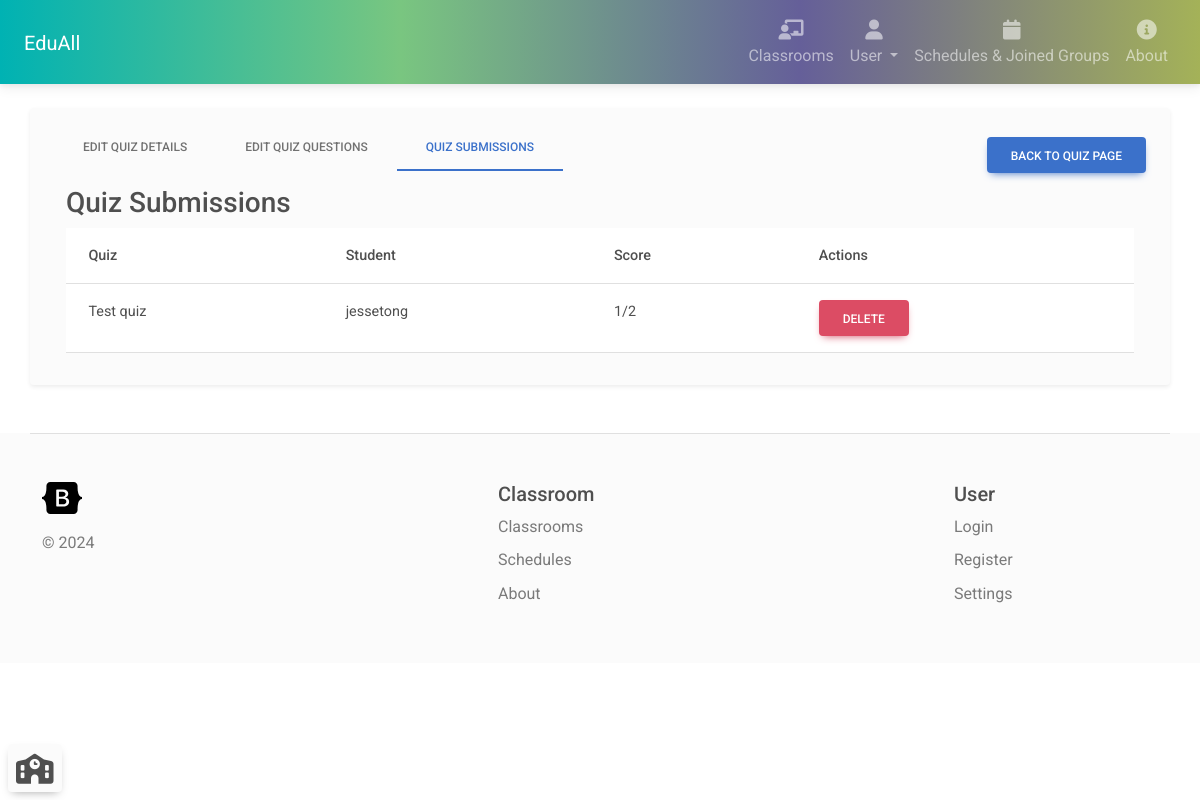
Page /classroom/quiz/2/answers (signed in) on the committed database.
### classroom_manager/models.py (models this page shows, shortened)
class QuizSubmission(models.Model):
    student = models.ForeignKey(User, on_delete=models.CASCADE)
    quiz = models.ForeignKey(Quiz, on_delete=models.CASCADE)
    submissionDate = models.DateTimeField(auto_now_add=True)
    correctCount = models.IntegerField(default=0)

class Quiz(models.Model):
    title = models.CharField(max_length=200)
    description = models.CharField(max_length=3000)
    classroom = models.ForeignKey(Classroom, on_delete=models.CASCADE)
    timeLimit = models.IntegerField(null=True)
    deadline = models.DateTimeField(null=True)

### classroom_manager/views.py (the view)
# urls.py: path('classroom/quiz/<int:quizId>/answers', views.studentQuizSubmissions, name="student_quiz_submissions"),
@login_required(login_url='login')
def studentQuizSubmissions(request: HttpRequest, quizId: int):
    if request.method == 'GET':
        quiz = Quiz.objects.filter(id=quizId).first()
        if quiz == None:
            return render(request, '404page.html')
        if not isTeacher(request.user.id, quiz.classroom.id):
            return render(request, '403page.html')
        quizQuestionCount = QuizQuestion.objects.filter(quiz=quiz).count()
        submissions = QuizSubmission.objects.filter(quiz=quiz).all()
        context = {'quiz': quiz, 'submissions': submissions, 'questionCount': quizQuestionCount}
        return render(request, 'quiz_submissions.html', context)
    else:
        return render(request, '404page.html')

### classroom_manager/context_processor.py (called while the page is built)
def configuration_processor(request):
    siteName = Configuration.objects.filter(key='siteName').first()
    siteDescription = Configuration.objects.filter(key='siteDescription').first()
    if siteName is None:
        siteName = 'EduAll'
    else:
        siteName = siteName.value
    if siteDescription is None:
        siteDescription = 'EduAll is a platform for managing classrooms and learning groups.'
    else:
        siteDescription = siteDescription.value
    return {'siteName': siteName, 'siteDescription': siteDescription}

### classroom_manager/views.py (called while the page is built)
def isTeacher(userId, classroomId):
    user = User.objects.filter(id=userId).first()
    classroom = Classroom.objects.filter(id=classroomId, teachers__id__contains=userId).first()
    if user == None or classroom == None:
        return False
    return True

### classroom_manager/templates/quiz_submissions.html (shortened to what this page needs)
{% extends 'navbar.html' %}
{% block content %}
<div class="d-flex justify-content-between align-items-center">
    <ul class="nav nav-tabs mb-3" id="ex1" role="tablist">
        <li class="nav-item" role="presentation">
        <a
            data-mdb-tab-init
            class="nav-link"
            id="edit-quiz-details-tab-control"
            href="{% url 'quiz_edit' quiz.id %}"
            role="tab"
            aria-controls="edit-quiz-details-tab"
            aria-selected="true" on-click="quizDetailsTabClicked"
            >Edit quiz details</a>
        </li>
        <li class="nav-item" role="presentation">
        <a data-mdb-tab-init class="nav-link"
            id="question-edit-tab-control"
            href="{% url 'quiz_question_edit' quiz.id %}"
            role="tab"
            aria-controls="question-edit-tab" on-click="questionEditTabClicked"
            aria-selected="false" >Edit quiz questions</a>
        </li>
        <li class="nav-item" role="presentation">
            <a data-mdb-tab-init class="nav-link active bg-light"
            id="quiz-submission-tab-control"
            href="#quiz-submission-tab"
            role="tab"
            aria-controls="quiz-submission-tab" on-click="questionEditTabClicked"
            aria-selected="false" >Quiz submissions</a>
        </li>
    </ul>
    <a href="{% url 'quiz_page' quiz.classroom.id %}" class="btn btn-primary">Back to quiz page</a>
</div>
<div class="tab-content" id="ex1-content">
    <div class="tab-pane fade show active" id="quiz-submission-tab" role="tabpanel" aria-labelledby="quiz-submission-tab-control" >
        <div class="container">
            <h3>Quiz Submissions</h3>
            <table class="table">
                <thead>
                    <tr>
                        <th>Quiz</th>
                        <th>Student</th>
                        <th>Score</th>
                        <th>Actions</th>
                    </tr>
                </thead>
                <tbody>
                    {% for submission in submissions %}
                        <tr>
                            <td>{{ submission.quiz.title }}</td>
                            <td>{{ submission.student.username }}</td>
                            <td>{{ submission.correctCount }}/{{ questionCount }}</td>
                            <td>
                                <form action="{% url 'delete_quiz_answer' submission.id %}" method="POST">
                                    <button type="submit" class="btn btn-danger">Delete</button>
                                </form>
                            </td>
                        </tr>
                    {% endfor %}
                </tbody>
            </table>
        </div>
    </div>
</div>
{% endblock %}

### classroom_manager/static/css/variables.css (style rules this page uses)
:root { --primary: #155bd5; --primary-dark: #1c3ab6; --primary-light: #e2f1ff; --accent: #00d4d7; --accent-dark: #00bac1; --accent-light: #dff9f8; --success: #13d527; --success-dark: #00ae11; --success-light: #eafbe7; --secondary: #8f15d5; --secondary-dark: #6013c7; --secondary-light: #f4e5fa; --info: #15b2d5; --info-dark: #0f8ca8; --info-light: #e0f5fa; --caution: #dbbb25; --caution-dark: #d58f15; --caution-light: #fbf9e4; --error: #e6185e; --error-dark: #bf1257; --error-light: #fce4eb; --black: #1d1d1d; --dark-1: #2d2d2d; --dark-2: #4d4d4d; --dark-3: #6d6d6d; --gray-1: #8d8d8d; --gray-2: #adadad; --gray-3: #cdcdcd; --gray-4: #e0e0e0; --light-1: #efefef; --light-2: #f5f5f5; --light-3: #fafafa; --white: #ffffff; --gradient-1: linear-gradient(180deg, #155bd5 0%, #1c3ab6 100%); --gradient-2: linear-gradient(180deg, #155bd5 13.02%, #00d4d7 85.42%); --gradient-3: linear-gradient(180deg, #155bd5 0%, #8f15d5 100%); --gradient-4: linear-gradient(180deg, #155bd5 0%, #13d527 100%); --gradient-5: linear-gradient(180deg, #155bd5 0%, #15bbd5 100%); --gradient-6: linear-gradient(180deg, #155bd5 0%, #dbbb25 100%); --gradient-7: linear-gradient(180deg, #155bd5 0%, #e6185e 100%); --gradient-8: linear-gradient(180deg, #1c3ab6 0%, #00bac1 100%); --gradient-9: linear-gradient(180deg, #00d4d7 13.02%, #155bd5 85.42%); --shadow-1: 0px 0px 1px rgba(40, 41, 61, 0.08), 0px 0.5px 2px rgba(96, 97, 112, 0.16); --shadow-2: 0px 0px 1px rgba(40, 41, 61, 0.04), 0px 2px 4px rgba(96, 97, 112, 0.16); --shadow-3: 0px 0px 2px rgba(40, 41, 61, 0.04), 0px 4px 8px rgba(96, 97, 112, 0.16); --shadow-4: 0px 2px 4px rgba(40, 41, 61, 0.04), 0px 8px 16px rgba(96, 97, 112, 0.16); --shadow-5: 0px 2px 8px rgba(40, 41, 61, 0.04), 0px 16px 24px rgba(96, 97, 112, 0.16); --shadow-6: 0px 2px 8px rgba(40, 41, 61, 0.08), 0px 20px 32px rgba(96, 97, 112, 0.24); }

### rows in the picture
QuizSubmission: quiz "Test quiz", student.username "jessetong", correctCount "1", quiz "2"
